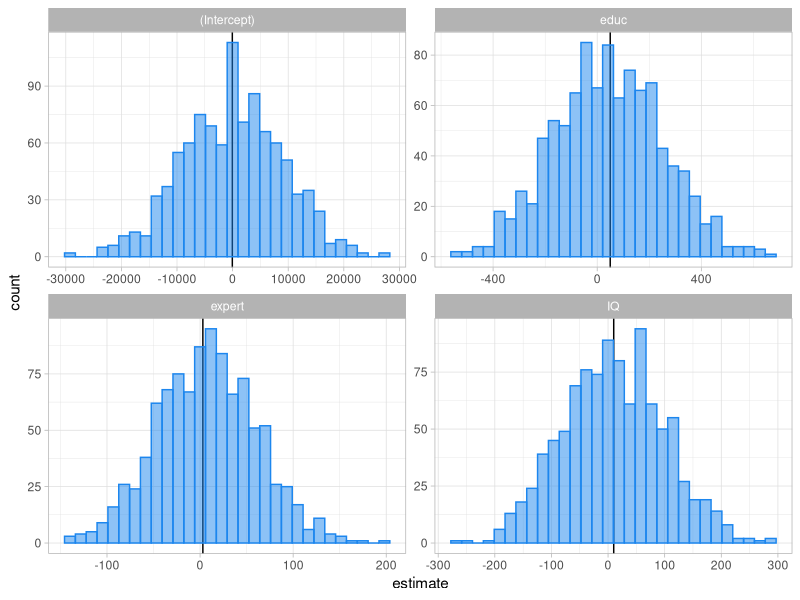
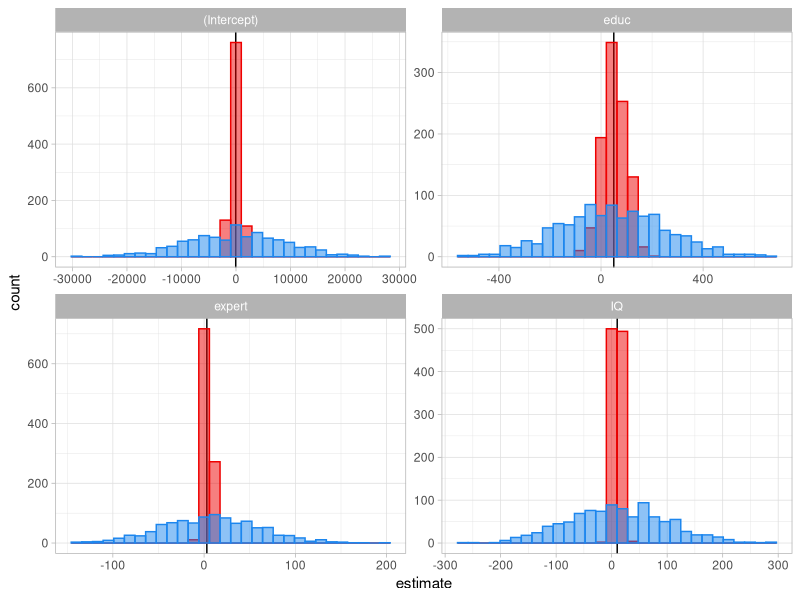
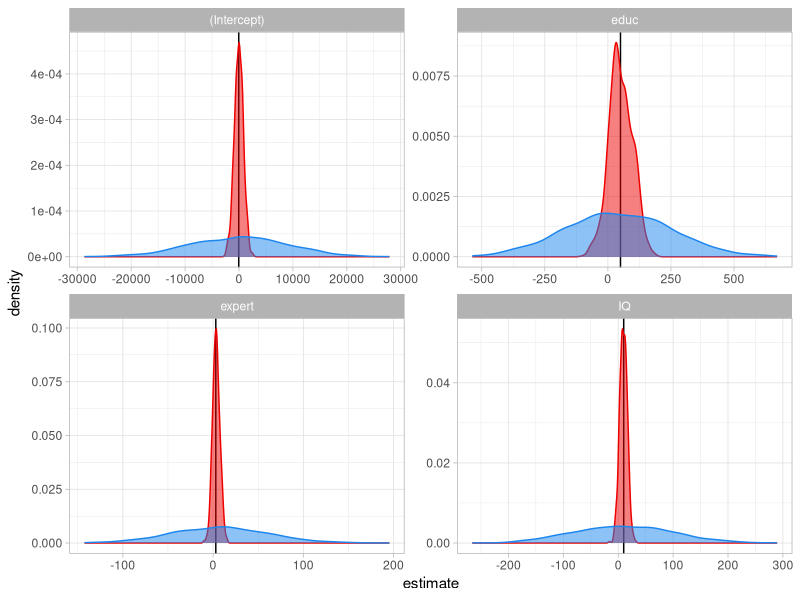

Reproduce these figures in R, in order.
## ---- chunk 1
library(tidyverse)
theme_set(theme_light())
## ---- chunk 2
set.seed(123)
N=100000
IQ=rnorm(N,100,5)
expert=as.numeric(runif(N, min=0, max=30))
educ = as.numeric(runif(N, min=9, max=20))  
sigma=2*(exp(educ))^0.5             # conditional variance depends on regressor 
e4= rnorm(N, 0, sigma)  
wage = -50 +10*IQ+ 50*educ+3*expert + e4       
population = data.frame(IQ,expert, educ, wage)
## ---- chunk 3
A <- list(tibble(NA))
R <-  1000

for (i in 1:R){
  
  A[[i]] <- sample_n(population, 800)
}
samples <- tibble(sample = A)

samples %>%
  mutate(model = map(sample, .f= ~lm(wage ~ educ + expert + IQ, data = .)),
         coeffs = map(model, .f = broom::tidy)) %>%
  unnest(coeffs) %>% 
  mutate(true_val = case_when(term=="(Intercept)" ~ -50,
                              term == "IQ" ~10,
                              term == "educ" ~ 50,
                              term == "expert" ~ 3)) -> estimates
## ---- chunk 4
data <- A[[10]]

# write.csv(data, "H_data.csv", row.names = FALSE, fileEncoding = "UTF-8")
## ---- chunk 5
estimates %>%
  ggplot(aes(x=estimate))+ 
  geom_vline(aes(xintercept =true_val))+
  geom_histogram(color="dodgerblue2", fill="dodgerblue2", alpha=0.5)+
  facet_wrap(~term,scales="free")
## ---- chunk 6
samples %>% 
  mutate(model_wls = map(sample, .f = ~lm(wage ~ educ + expert + IQ, weights =(1/exp(educ)^0.5), data=.)),
         coeffs_wls = map(model_wls, .f=broom::tidy)) %>% 
  unnest(coeffs_wls) %>% 
  mutate(true_val = case_when(term=="(Intercept)" ~ -50,
                              term == "IQ" ~10,
                              term == "educ" ~ 50,
                              term == "expert" ~ 3)) -> estimates_wls
estimates %>%
  ggplot(aes(x=estimate))+ 
  geom_vline(aes(xintercept =true_val))+
  geom_histogram(aes(x=estimate),data=estimates_wls,color="red2", fill="red2", alpha=0.5)+
  geom_histogram(color="dodgerblue2", fill="dodgerblue2", alpha=0.5)+
  facet_wrap(~term,scales="free")
## ---- chunk 7
estimates %>%
  ggplot(aes(x=estimate))+ 
  geom_vline(aes(xintercept =true_val))+
  geom_density(aes(x=estimate),data=estimates_wls,color="red2", fill="red2", alpha=0.5)+
  geom_density(color="dodgerblue2", fill="dodgerblue2", alpha=0.5)+
  facet_wrap(~term,scales="free")
## ---- chunk 8
mod1 <- lm(wage ~ IQ + educ + expert, data = data)
summary(mod1)

library(sandwich)
library(lmtest)
coeftest(mod1, vcov = vcovHC, type = "HC2")
## ---- chunk 9
knitr::knit_exit()
